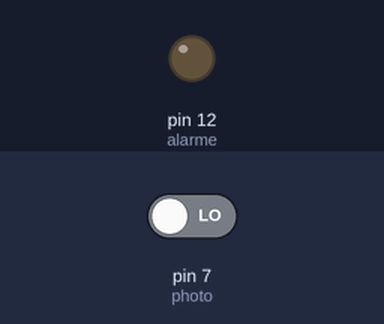
The sketch below on a simulated Arduino Uno, built with avr-gcc and run on an emulated ATmega328P. Shown: output pins drawn as LEDs (lit = HIGH). The inputs (shaded band) are chosen by the test bench; at power-on: pin 7 (photo) LOW.

Above: at 1.2 s.
1.3 s: pin 7 (photo) driven HIGH
At 2.5 s:
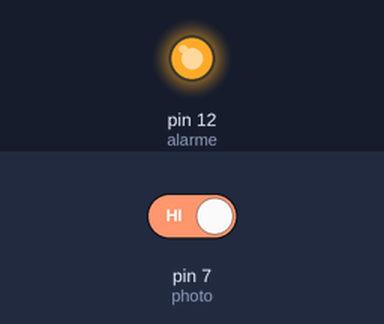
2.8 s: pin 7 (photo) driven LOW
At 4.2 s:
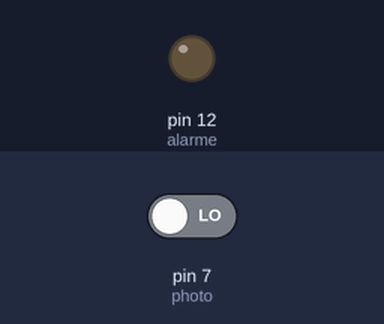
Timing chart, 0 to 5.8 s (numbered marks = the images above; inputs shaded):
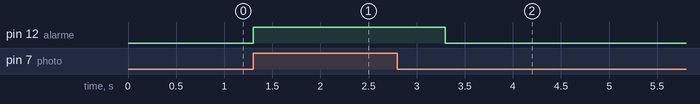

The sketch:

code-alarme.ino
```cpp
/*
 * un buzzer (alarme sonore) ou une LED (alarme lumineuse) est relié sur la sortie numérique 12
 * on reprend le montage du pont diviseur de l'activité précédente ; la résistance en série avec photoR est de 4700 ohms environ
 * on envoie la tension aux bornes de la photorésistance sur l'entrée 7
 */

const int alarme = 12 ;
const int photo = 7 ;
boolean etat ;

void setup(){
  pinMode(alarme, OUTPUT) ;
  pinMode(photo, INPUT) ;
}

void loop()
  {
  etat = digitalRead(photo) ; // on prend la tension aux bornes de la photorésistance (env. 5 ou 0 V.)
  if (etat == 1)// si ça fait env. 5V = photoR non éclairée
    {
      digitalWrite(alarme, HIGH) ; // on déclenche l'alarme
      delay(2000) ;  // pendant 2 secondes
    }
  else//sinon
    {
      digitalWrite(alarme, LOW) ;// pas d'alarme
    }
  }
```

Measured:
- after the input at 1.3 s, pin 12 (alarme): LOW → HIGH at once
- after the input at 2.8 s, pin 12 (alarme): HIGH → LOW after 0.50 s
